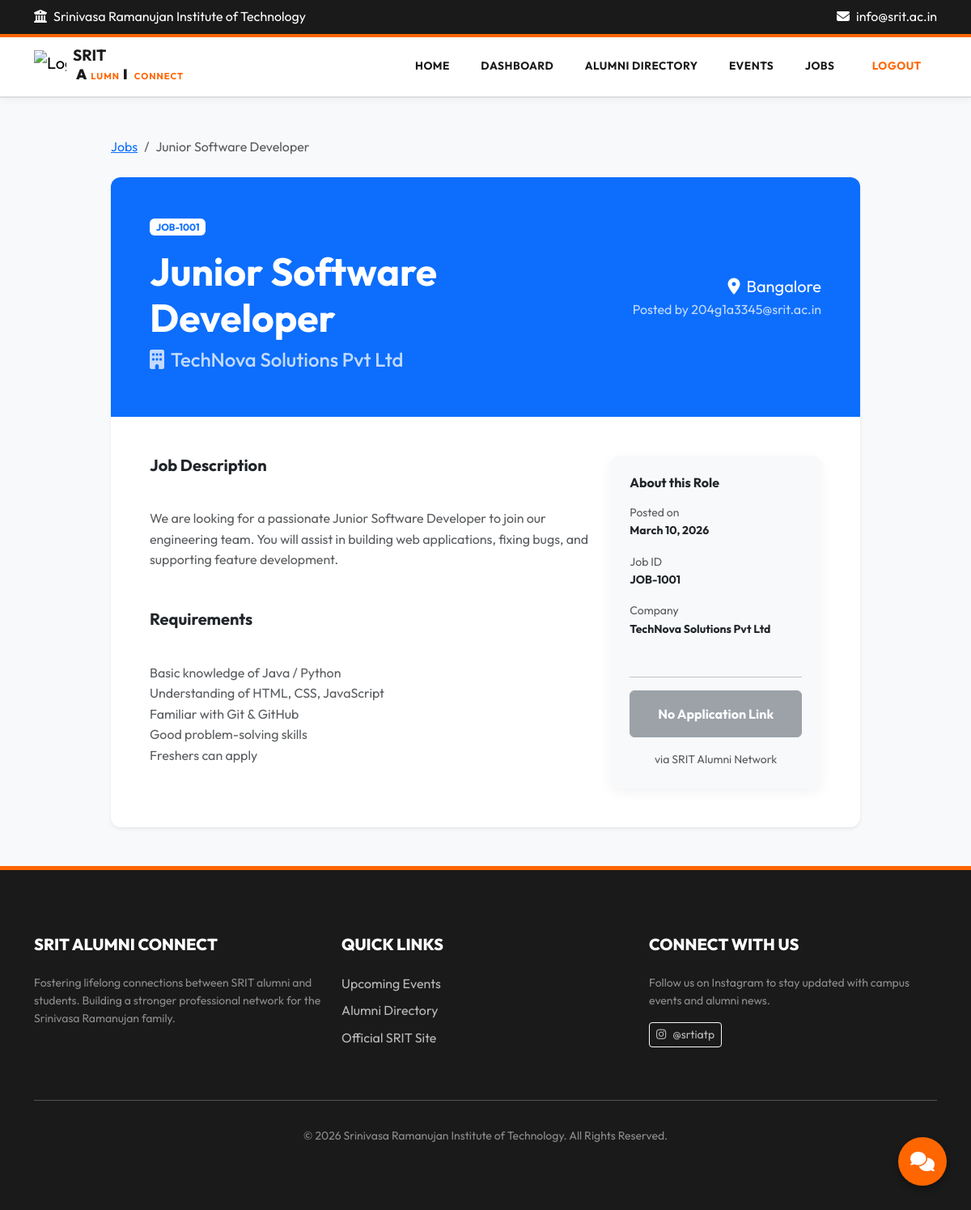
/jobs/1/ (signed in), run on the app's committed database.
### jobs/models.py (models this page shows, shortened)
class Job(models.Model):
    job_id = models.CharField(max_length=50, unique=True)
    title = models.CharField(max_length=200)
    company = models.CharField(max_length=200)
    location = models.CharField(max_length=200)
    description = models.TextField()
    requirements = models.TextField()
    apply_link = models.URLField(max_length=500, null=True, blank=True, help_text="Link to apply for the job")
    posted_by = models.ForeignKey(settings.AUTH_USER_MODEL, on_delete=models.CASCADE, related_name='jobs_posted')
    created_at = models.DateTimeField(auto_now_add=True)

### users/models.py (models this page shows, shortened)
class User(AbstractBaseUser, PermissionsMixin):
    ROLE_CHOICES = (
        ('STUDENT', 'Student'),
        ('ALUMNI', 'Alumni'),
        ('FACULTY', 'Faculty'),
        ('ADMIN', 'Admin'),
    )
    email = models.EmailField(unique=True)
    first_name = models.CharField(max_length=50, blank=True)
    last_name = models.CharField(max_length=50, blank=True)
    role = models.CharField(max_length=10, choices=ROLE_CHOICES)
    is_approved = models.BooleanField(default=False)
    is_active = models.BooleanField(default=True)
    is_staff = models.BooleanField(default=False)
    created_at = models.DateTimeField(default=timezone.now)
    last_login_at = models.DateTimeField(null=True, blank=True)
    objects = UserManager()
    USERNAME_FIELD = 'email'
    REQUIRED_FIELDS = []

### jobs/views.py (the view)
# urls.py: path('<int:pk>/', views.job_detail, name='job-detail'),
@login_required
def job_detail(request, pk):
    job = get_object_or_404(Job, pk=pk)
    return render(request, 'jobs/job_detail.html', {'job': job})

### templates/jobs/job_detail.html (shortened to what this page needs)
{% extends 'base.html' %}
{% block content %}
<div class="container py-5">
    <div class="row justify-content-center">
        <div class="col-md-10">
            <nav aria-label="breadcrumb" class="mb-4">
                <ol class="breadcrumb">
                    <li class="breadcrumb-item"><a href="{% url 'job-list' %}">Jobs</a></li>
                    <li class="breadcrumb-item active" aria-current="page">{{ job.title }}</li>
                </ol>
            </nav>
            <div class="card shadow-sm border-0 overflow-hidden">
                <div class="bg-primary p-5 text-white">
                    <div class="row align-items-center">
                        <div class="col-md-8">
                            <span class="badge bg-white text-primary mb-3">{{ job.job_id }}</span>
                            <h1 class="display-5 fw-bold mb-2">{{ job.title }}</h1>
                            <h3 class="h4 opacity-75"><i class="fas fa-building me-2"></i>{{ job.company }}</h3>
                        </div>
                        <div class="col-md-4 text-md-end mt-4 mt-md-0">
                            <p class="mb-0 fs-5"><i class="fas fa-map-marker-alt me-2"></i>{{ job.location }}</p>
                            <p class="mb-0 opacity-75">Posted by {{ job.posted_by.email }}</p>
                        </div>
                    </div>
                </div>
                <div class="card-body p-5">
                    <div class="row">
                        <div class="col-md-8">
                            <h5 class="fw-bold mb-3">Job Description</h5>
                            <div class="mb-5 text-muted" style="white-space: pre-line;">
                                {{ job.description }}
                            </div>
                            <h5 class="fw-bold mb-3">Requirements</h5>
                            <div class="mb-4 text-muted" style="white-space: pre-line;">
                                {{ job.requirements }}
                            </div>
                        </div>
                        <div class="col-md-4">
                            <div class="card bg-light border-0 p-4 sticky-top" style="top: 100px;">
                                <h6 class="fw-bold mb-3">About this Role</h6>
                                <ul class="list-unstyled small">
                                    <li class="mb-3">
                                        <div class="text-muted">Posted on</div>
                                        <div class="fw-bold">{{ job.created_at|date:"F d, Y" }}</div>
                                    </li>
                                    <li class="mb-3">
                                        <div class="text-muted">Job ID</div>
                                        <div class="fw-bold">{{ job.job_id }}</div>
                                    </li>
                                    <li class="mb-3">
                                        <div class="text-muted">Company</div>
                                        <div class="fw-bold">{{ job.company }}</div>
                                    </li>
                                </ul>
                                <hr>
                                {% if job.apply_link %}
                                <a href="{{ job.apply_link }}" target="_blank" class="btn btn-primary w-100 py-3 fw-bold">Apply Now</a>
                                {% else %}
                                <button class="btn btn-secondary w-100 py-3 fw-bold" disabled>No Application Link</button>
                                {% endif %}
                                <p class="text-center small text-muted mt-3 mb-0">via SRIT Alumni Network</p>
                            </div>
                        </div>
                    </div>
                </div>
            </div>
        </div>
    </div>
</div>
{% endblock %}

### static/css/style.css (style rules this page uses)
:root { --primary: #FF6600; --dark-bg: #1A1A1A; --white: #FFFFFF; --text-dark: #333333; --bg-light: #F8F9FA; --border-light: #DDDDDD; --success: #28A745; --danger: #DC3545; --info: #333333; }
body { font-family: 'Outfit', 'Inter', -apple-system, sans-serif; color: var(--text-dark); background-color: var(--bg-light); line-height: 1.6; }
.card { border: none; border-radius: 12px; box-shadow: 0 5px 15px rgba(0, 0, 0, 0.05); background: var(--white); overflow: hidden; }

### data on the page
Job: title "Junior Software Developer", job_id "JOB-1001", company "TechNova Solutions Pvt Ltd", location "Bangalore", posted_by.email "204g1a3345@srit.ac.in", description "We are looking for a passionate Junior Software Developer to join our engineering team. You will assist in building web applications, fixing bugs, and supporting feature development.", requirements "Basic knowledge of Java / Python Understanding of HTML, CSS, JavaScript Familiar with Git & GitHub Good problem-solving skills Freshers can apply", created_at "March 10, 2026"
